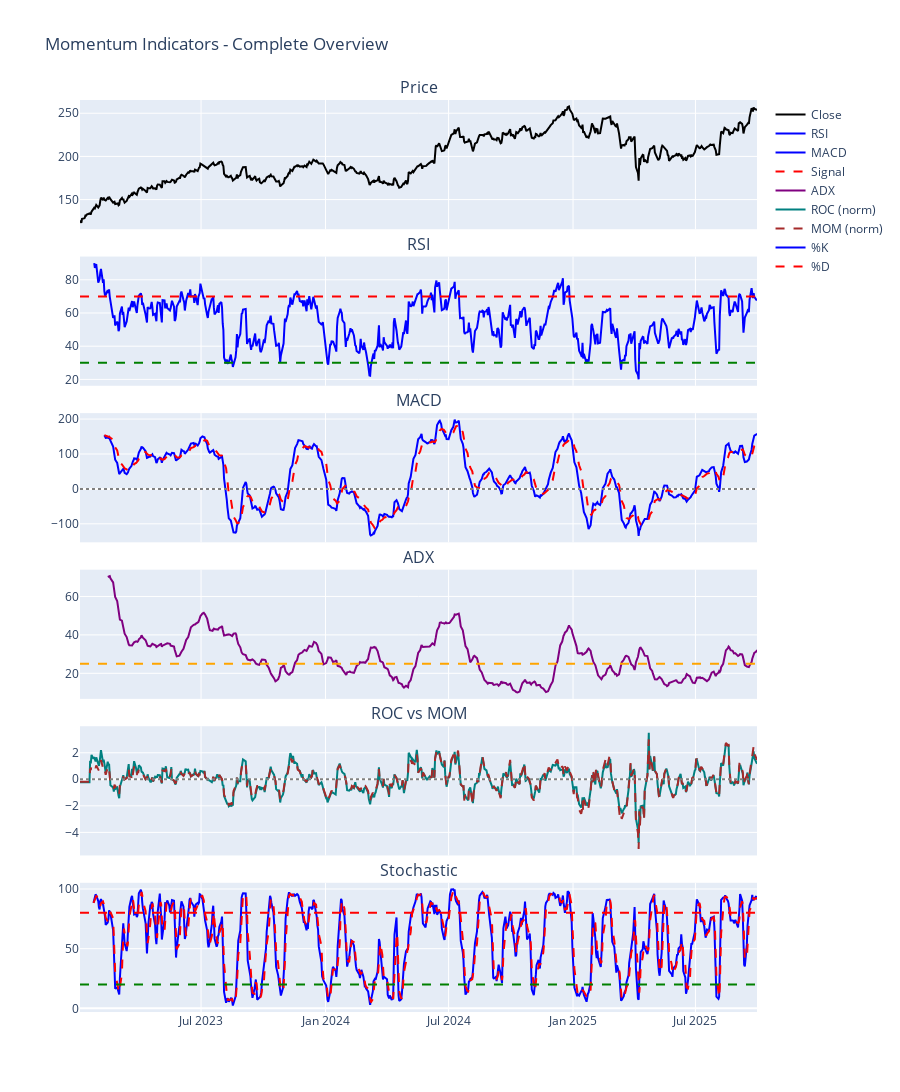

The code cell stored with this chart in its notebook:
### Markdown cell above
## Combined View - All Momentum Indicators

### Code cell
from sklearn.preprocessing import StandardScaler

fig = make_subplots(
    rows=6,
    cols=1,
    shared_xaxes=True,
    vertical_spacing=0.03,
    subplot_titles=("Price", "RSI", "MACD", "ADX", "ROC vs MOM", "Stochastic"),
)

# Row 1: Price
fig.add_trace(go.Scatter(x=df["date"], y=df["close"], name="Close", line={"color": "black"}), row=1, col=1)

# Row 2: RSI
fig.add_trace(go.Scatter(x=df["date"], y=df["rsi"], name="RSI", line={"color": "blue"}), row=2, col=1)
fig.add_hline(y=70, line_dash="dash", line_color="red", row=2, col=1)
fig.add_hline(y=30, line_dash="dash", line_color="green", row=2, col=1)

# Row 3: MACD
fig.add_trace(go.Scatter(x=df["date"], y=df["macd"], name="MACD", line={"color": "blue"}), row=3, col=1)
fig.add_trace(
    go.Scatter(x=df["date"], y=df["macd_signal"], name="Signal", line={"color": "red", "dash": "dash"}), row=3, col=1
)
fig.add_hline(y=0, line_dash="dot", line_color="gray", row=3, col=1)

# Row 4: ADX
fig.add_trace(go.Scatter(x=df["date"], y=df["adx"], name="ADX", line={"color": "purple"}), row=4, col=1)
fig.add_hline(y=25, line_dash="dash", line_color="orange", row=4, col=1)

# Row 5: ROC vs MOM (normalized)
scaler = StandardScaler()
roc_norm = scaler.fit_transform(df[["roc"]].fillna(0))
mom_norm = scaler.fit_transform(df[["mom"]].fillna(0))

fig.add_trace(go.Scatter(x=df["date"], y=roc_norm.flatten(), name="ROC (norm)", line={"color": "teal"}), row=5, col=1)
fig.add_trace(
    go.Scatter(x=df["date"], y=mom_norm.flatten(), name="MOM (norm)", line={"color": "brown", "dash": "dash"}),
    row=5,
    col=1,
)
fig.add_hline(y=0, line_dash="dot", line_color="gray", row=5, col=1)

# Row 6: Stochastic
fig.add_trace(go.Scatter(x=df["date"], y=df["stoch_k"], name="%K", line={"color": "blue"}), row=6, col=1)
fig.add_trace(go.Scatter(x=df["date"], y=df["stoch_d"], name="%D", line={"color": "red", "dash": "dash"}), row=6, col=1)
fig.add_hline(y=80, line_dash="dash", line_color="red", row=6, col=1)
fig.add_hline(y=20, line_dash="dash", line_color="green", row=6, col=1)

fig.update_layout(height=1400, title_text="Momentum Indicators - Complete Overview")
fig.show()

print("\n=== Momentum Summary ===")
print(f"RSI: mean={df['rsi'].mean():.2f}, oversold={((df['rsi'] < 30).sum())} days")
print(f"ADX: mean={df['adx'].mean():.2f}, strong trend={(df['adx'] > 25).sum()} days")
print(f"Stochastic: mean={df['stoch_k'].mean():.2f}, oversold={(df['stoch_k'] < 20).sum()} days")

### Figure 1 — Plotly figure (JSON) as saved in the notebook; plotly's stock layout.template omitted (floating-point values rounded to 4 significant figures; data arrays with more than 128 entries replaced by an {"elided": "..."} marker saying what was removed)
{"data": [{"line": {"color": "black"}, "name": "Close", "type": "scatter", "x": {"elided": "688 str values"}, "xaxis": "x", "y": {"elided": "688 float values"}, "yaxis": "y"}, {"line": {"color": "blue"}, "name": "RSI", "type": "scatter", "x": {"elided": "688 str values"}, "xaxis": "x2", "y": {"elided": "688 float values"}, "yaxis": "y2"}, {"line": {"color": "blue"}, "name": "MACD", "type": "scatter", "x": {"elided": "688 str values"}, "xaxis": "x3", "y": {"elided": "688 float values"}, "yaxis": "y3"}, {"line": {"color": "red", "dash": "dash"}, "name": "Signal", "type": "scatter", "x": {"elided": "688 str values"}, "xaxis": "x3", "y": {"elided": "688 float values"}, "yaxis": "y3"}, {"line": {"color": "purple"}, "name": "ADX", "type": "scatter", "x": {"elided": "688 str values"}, "xaxis": "x4", "y": {"elided": "688 float values"}, "yaxis": "y4"}, {"line": {"color": "teal"}, "name": "ROC (norm)", "type": "scatter", "x": {"elided": "688 str values"}, "xaxis": "x5", "y": {"elided": "688 float values"}, "yaxis": "y5"}, {"line": {"color": "brown", "dash": "dash"}, "name": "MOM (norm)", "type": "scatter", "x": {"elided": "688 str values"}, "xaxis": "x5", "y": {"elided": "688 float values"}, "yaxis": "y5"}, {"line": {"color": "blue"}, "name": "%K", "type": "scatter", "x": {"elided": "688 str values"}, "xaxis": "x6", "y": {"elided": "688 float values"}, "yaxis": "y6"}, {"line": {"color": "red", "dash": "dash"}, "name": "%D", "type": "scatter", "x": {"elided": "688 str values"}, "xaxis": "x6", "y": {"elided": "688 float values"}, "yaxis": "y6"}], "layout": {"annotations": [{"font": {"size": 16}, "showarrow": false, "text": "Price", "x": 0.5, "xanchor": "center", "xref": "paper", "y": 1, "yanchor": "bottom", "yref": "paper"}, {"font": {"size": 16}, "showarrow": false, "text": "RSI", "x": 0.5, "xanchor": "center", "xref": "paper", "y": 0.8283, "yanchor": "bottom", "yref": "paper"}, {"font": {"size": 16}, "showarrow": false, "text": "MACD", "x": 0.5, "xanchor": "center", "xref": "paper", "y": 0.6567, "yanchor": "bottom", "yref": "paper"}, {"font": {"size": 16}, "showarrow": false, "text": "ADX", "x": 0.5, "xanchor": "center", "xref": "paper", "y": 0.485, "yanchor": "bottom", "yref": "paper"}, {"font": {"size": 16}, "showarrow": false, "text": "ROC vs MOM", "x": 0.5, "xanchor": "center", "xref": "paper", "y": 0.3133, "yanchor": "bottom", "yref": "paper"}, {"font": {"size": 16}, "showarrow": false, "text": "Stochastic", "x": 0.5, "xanchor": "center", "xref": "paper", "y": 0.1417, "yanchor": "bottom", "yref": "paper"}], "height": 1400, "shapes": [{"line": {"color": "red", "dash": "dash"}, "type": "line", "x0": 0, "x1": 1, "xref": "x2 domain", "y0": 70, "y1": 70, "yref": "y2"}, {"line": {"color": "green", "dash": "dash"}, "type": "line", "x0": 0, "x1": 1, "xref": "x2 domain", "y0": 30, "y1": 30, "yref": "y2"}, {"line": {"color": "gray", "dash": "dot"}, "type": "line", "x0": 0, "x1": 1, "xref": "x3 domain", "y0": 0, "y1": 0, "yref": "y3"}, {"line": {"color": "orange", "dash": "dash"}, "type": "line", "x0": 0, "x1": 1, "xref": "x4 domain", "y0": 25, "y1": 25, "yref": "y4"}, {"line": {"color": "gray", "dash": "dot"}, "type": "line", "x0": 0, "x1": 1, "xref": "x5 domain", "y0": 0, "y1": 0, "yref": "y5"}, {"line": {"color": "red", "dash": "dash"}, "type": "line", "x0": 0, "x1": 1, "xref": "x6 domain", "y0": 80, "y1": 80, "yref": "y6"}, {"line": {"color": "green", "dash": "dash"}, "type": "line", "x0": 0, "x1": 1, "xref": "x6 domain", "y0": 20, "y1": 20, "yref": "y6"}], "title": {"text": "Momentum Indicators - Complete Overview"}, "xaxis": {"anchor": "y", "domain": [0, 1], "matches": "x6", "showticklabels": false}, "xaxis2": {"anchor": "y2", "domain": [0, 1], "matches": "x6", "showticklabels": false}, "xaxis3": {"anchor": "y3", "domain": [0, 1], "matches": "x6", "showticklabels": false}, "xaxis4": {"anchor": "y4", "domain": [0, 1], "matches": "x6", "showticklabels": false}, "xaxis5": {"anchor": "y5", "domain": [0, 1], "matches": "x6", "showticklabels": false}, "xaxis6": {"anchor": "y6", "domain": [0, 1]}, "yaxis": {"anchor": "x", "domain": [0.8583, 1]}, "yaxis2": {"anchor": "x2", "domain": [0.6867, 0.8283]}, "yaxis3": {"anchor": "x3", "domain": [0.515, 0.6567]}, "yaxis4": {"anchor": "x4", "domain": [0.3433, 0.485]}, "yaxis5": {"anchor": "x5", "domain": [0.1717, 0.3133]}, "yaxis6": {"anchor": "x6", "domain": [0, 0.1417]}}}
